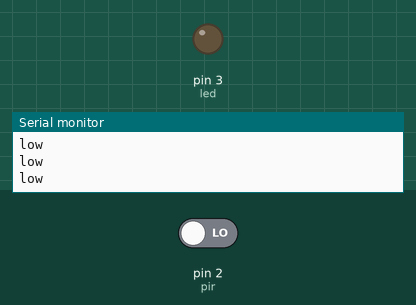
Simulated run of this sketch. Board: Arduino Uno, built with avr-gcc and run on an emulated ATmega328P. On the bench: output pins drawn as LEDs (lit = HIGH), the last lines printed to the serial monitor. Inputs (shaded band) come from the test bench; at power-on: pin 2 (pir) LOW.

Above: at 2.8 s.
2.9 s: pin 2 (pir) driven HIGH
At 3.3 s:
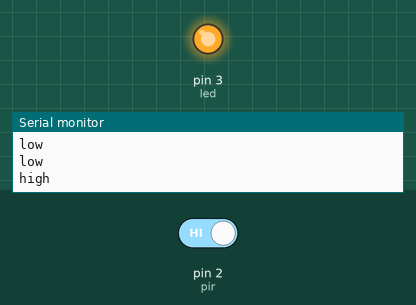
4.5 s: pin 2 (pir) driven LOW
At 6.0 s:
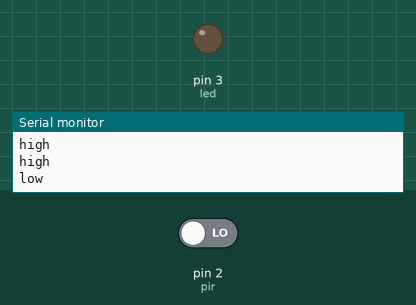
Timing chart, 0 to 7.5 s (numbered marks = the images above; inputs shaded):
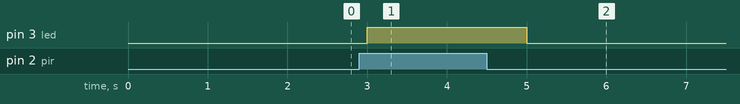

The sketch:

sketch_aug21a.ino
```cpp
int pir = 2;
int led = 3;
void setup() {
  Serial.begin(9600);
  // put your setup code here, to run once:
  pinMode(led, OUTPUT);
  pinMode(pir, INPUT);
}

void loop() {
  // put your main code here, to run repeatedly:
  if (digitalRead(pir)==HIGH){
    digitalWrite(led, HIGH);
    Serial.println("high");
  }
  else {
    digitalWrite(led, LOW);
    Serial.println("low");
  }
  delay(1000);

}
```

Measured:
- after the input at 2.9 s, pin 3 (led): LOW → HIGH after 0.10 s
- after the input at 4.5 s, pin 3 (led): HIGH → LOW after 0.50 s
